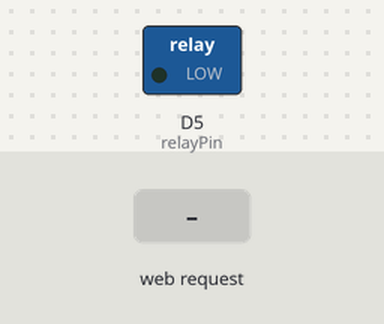
This sketch was run on a simulated ESP8266 (NodeMCU). On the bench: switched loads named in the sketch (green lamp = pin HIGH). The inputs (shaded band) are chosen by the test bench. WiFi joins after 1.5 s; servers stay silent unless stated; what the sketch prints to the serial monitor is not drawn.

Above: at 2.7 s.
2.8 s: HTTP request GET /power/off received
At 3.8 s:
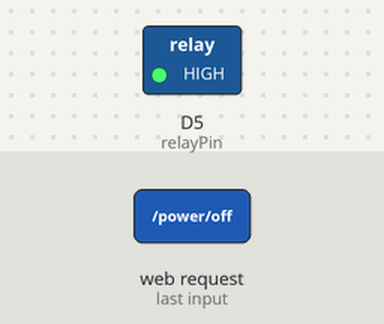
4.3 s: HTTP request GET /power/on received
At 5.0 s:
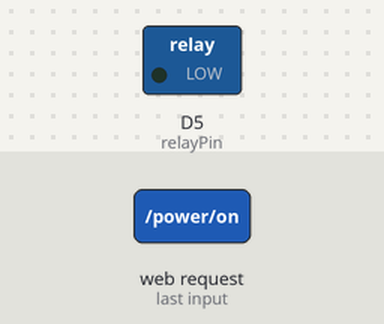
Timing chart, 0 to 7.3 s (numbered marks = the images above; inputs shaded):
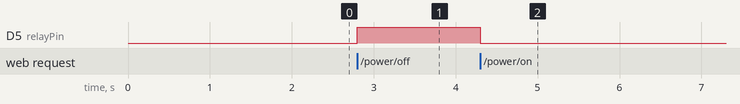

The sketch:

power_schedule_control.ino
```cpp
#include <ESP8266WiFi.h>
#include <ESP8266WebServer.h>

const char* ssid = "iPhone";
const char* password = "1666201454";
ESP8266WebServer server(80);

const int relayPin = D5; // 继电器连接的GPIO端口

void setup() {
  Serial.begin(115200);
  pinMode(relayPin, OUTPUT);
  digitalWrite(relayPin, LOW); // 默认关闭

  WiFi.begin(ssid, password);
  while (WiFi.status() != WL_CONNECTED) {
    delay(500);
    Serial.print(".");
  }
  Serial.println("");
  Serial.print("Connected to WiFi network with IP Address: ");
  Serial.println(WiFi.localIP());

  server.on("/power/on", []() {
    digitalWrite(relayPin, LOW);
    server.send(200, "text/plain", "Power ON");
  });

  server.on("/power/off", []() {
    digitalWrite(relayPin, HIGH);
    server.send(200, "text/plain", "Power OFF");
  });

  server.begin();
}

void loop() {
  server.handleClient();
}
```

Measured:
- after the input at 2.8 s, D5 (relayPin): LOW → HIGH at once
- after the input at 4.3 s, D5 (relayPin): HIGH → LOW at once
